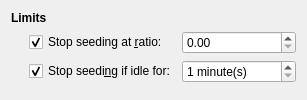
     <widget class="QWidget" name="seedingTab">
      <attribute name="title">
       <string>Seeding</string>
      </attribute>
      <layout class="QVBoxLayout" name="seedingTabLayout">
       <item>
        <widget class="QLabel" name="limitsSectionLabel">
         <property name="styleSheet">
          <string notr="true">font-weight:bold</string>
         </property>
         <property name="text">
          <string>Limits</string>
         </property>
        </widget>
       </item>
       <item>
        <layout class="QGridLayout" name="limitsSectionLayout" columnstretch="0,1">
         <property name="leftMargin">
          <number>18</number>
         </property>
         <item row="0" column="0">
          <widget class="QCheckBox" name="ratioLimitCheck">
           <property name="text">
            <string>Stop seeding at &amp;ratio:</string>
           </property>
           <property name="checked">
            <bool>true</bool>
           </property>
          </widget>
         </item>
         <item row="0" column="1">
          <widget class="QDoubleSpinBox" name="ratioLimitSpin">
           <property name="maximum">
            <double>999999999.000000000000000</double>
           </property>
           <property name="singleStep">
            <double>0.500000000000000</double>
           </property>
          </widget>
         </item>
         <item row="1" column="0">
          <widget class="QCheckBox" name="idleLimitCheck">
           <property name="text">
            <string>Stop seedi&amp;ng if idle for:</string>
           </property>
           <property name="checked">
            <bool>true</bool>
           </property>
          </widget>
         </item>
         <item row="1" column="1">
          <widget class="QSpinBox" name="idleLimitSpin">
           <property name="suffix">
            <string notr="true"> minute(s)</string>
           </property>
           <property name="minimum">
            <number>1</number>
           </property>
           <property name="maximum">
            <number>40320</number>
           </property>
           <property name="singleStep">
            <number>5</number>
           </property>
          </widget>
         </item>
        </layout>
       </item>
       <item>
        <spacer name="seedingTabBottomSpacer">
         <property name="orientation">
          <enum>Qt::Vertical</enum>
         </property>
         <property name="sizeHint" stdset="0">
          <size>
           <width>1</width>
           <height>1</height>
          </size>
         </property>
        </spacer>
       </item>
      </layout>
     </widget>
